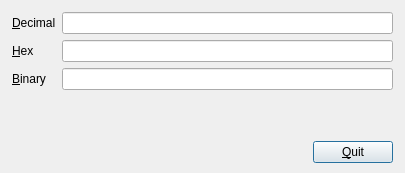
<?xml version="1.0" encoding="UTF-8"?>
<ui version="4.0">
 <class>Dialog</class>
 <widget class="QDialog" name="Dialog">
  <property name="geometry">
   <rect>
    <x>0</x>
    <y>0</y>
    <width>405</width>
    <height>173</height>
   </rect>
  </property>
  <property name="windowTitle">
   <string>Byte Converter</string>
  </property>
  <widget class="QWidget" name="">
   <property name="geometry">
    <rect>
     <x>12</x>
     <y>12</y>
     <width>381</width>
     <height>151</height>
    </rect>
   </property>
   <layout class="QVBoxLayout" name="verticalLayout">
    <item>
     <layout class="QFormLayout" name="formLayout">
      <item row="0" column="0">
       <widget class="QLabel" name="label">
        <property name="text">
         <string>&amp;Decimal</string>
        </property>
        <property name="buddy">
         <cstring>lineEdit</cstring>
        </property>
       </widget>
      </item>
      <item row="0" column="1">
       <widget class="QLineEdit" name="lineEdit"/>
      </item>
      <item row="1" column="0">
       <widget class="QLabel" name="label_2">
        <property name="text">
         <string>&amp;Hex</string>
        </property>
        <property name="buddy">
         <cstring>lineEdit_2</cstring>
        </property>
       </widget>
      </item>
      <item row="1" column="1">
       <widget class="QLineEdit" name="lineEdit_2"/>
      </item>
      <item row="2" column="0">
       <widget class="QLabel" name="label_3">
        <property name="text">
         <string>&amp;Binary</string>
        </property>
        <property name="buddy">
         <cstring>lineEdit_3</cstring>
        </property>
       </widget>
      </item>
      <item row="2" column="1">
       <widget class="QLineEdit" name="lineEdit_3"/>
      </item>
     </layout>
    </item>
    <item>
     <layout class="QHBoxLayout" name="horizontalLayout">
      <item>
       <spacer name="horizontalSpacer">
        <property name="orientation">
         <enum>Qt::Horizontal</enum>
        </property>
        <property name="sizeHint" stdset="0">
         <size>
          <width>40</width>
          <height>20</height>
         </size>
        </property>
       </spacer>
      </item>
      <item>
       <widget class="QPushButton" name="btnQuit">
        <property name="text">
         <string>&amp;Quit</string>
        </property>
       </widget>
      </item>
     </layout>
    </item>
   </layout>
  </widget>
 </widget>
 <resources/>
 <connections>
  <connection>
   <sender>btnQuit</sender>
   <signal>clicked()</signal>
   <receiver>Dialog</receiver>
   <slot>accept()</slot>
   <hints>
    <hint type="sourcelabel">
     <x>313</x>
     <y>136</y>
    </hint>
    <hint type="destinationlabel">
     <x>170</x>
     <y>152</y>
    </hint>
   </hints>
  </connection>
 </connections>
</ui>
